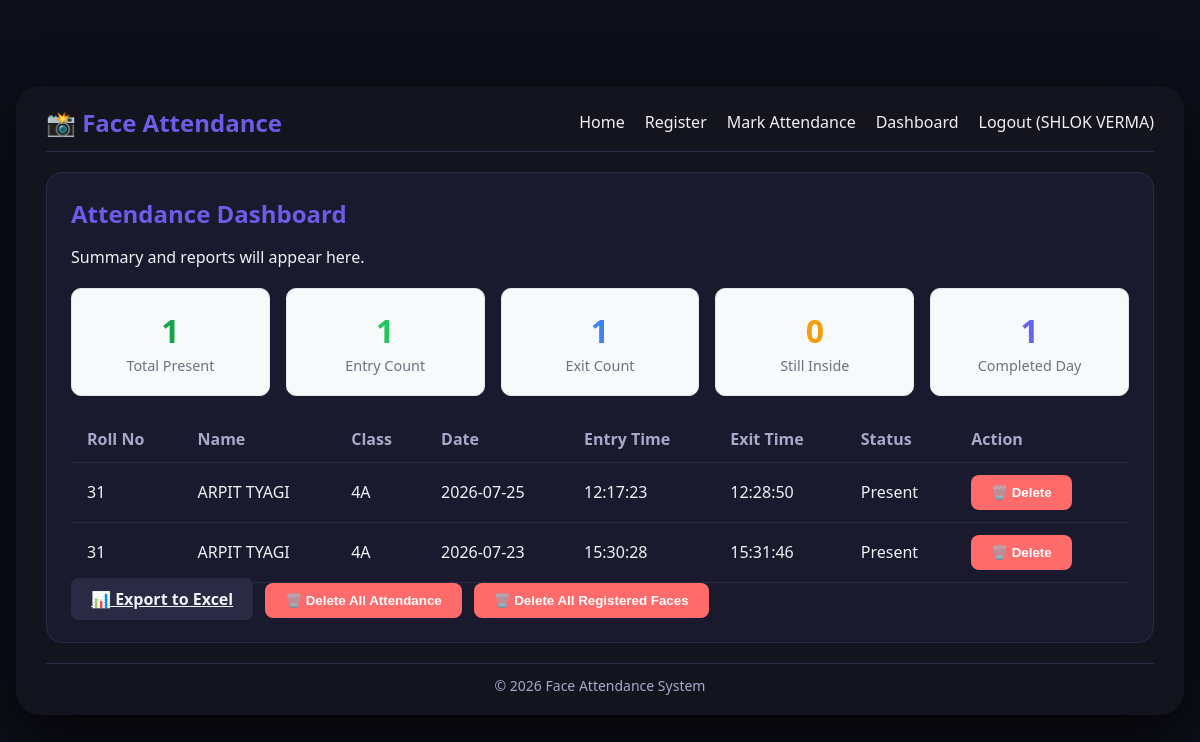
Page /dashboard (signed in) on the committed database.
### tables this page shows
CREATE TABLE attendance (
        id INTEGER PRIMARY KEY AUTOINCREMENT,
        student_id INTEGER NOT NULL,
        date DATE NOT NULL,
        entry_time TIME,
        exit_time TIME,
        status TEXT DEFAULT 'Present'
    );

CREATE TABLE students (
        id INTEGER PRIMARY KEY AUTOINCREMENT,
        name TEXT NOT NULL,
        roll_no TEXT UNIQUE NOT NULL,
        class TEXT NOT NULL,
        face_encoding BLOB NOT NULL
    );

### app.py (the view)
@app.route('/dashboard')
@login_required
def dashboard():
    conn = sqlite3.connect('database.db', timeout=10)
    c = conn.cursor()
    query = """
        SELECT attendance.id, students.name, students.roll_no, students.class,
               attendance.date, attendance.entry_time, attendance.exit_time, attendance.status
        FROM attendance
        JOIN students ON attendance.student_id = students.id
        ORDER BY attendance.date DESC, attendance.entry_time DESC
    """
    c.execute(query)
    records = c.fetchall()
    today = datetime.now().strftime('%Y-%m-%d')
    c.execute(
        'SELECT COUNT(DISTINCT student_id) FROM attendance WHERE date = ? AND entry_time IS NOT NULL',
        (today,)
    )
    total_present = c.fetchone()[0]
    c.execute(
        'SELECT COUNT(*) FROM attendance WHERE date = ? AND entry_time IS NOT NULL',
        (today,)
    )
    entry_count = c.fetchone()[0]
    c.execute(
        'SELECT COUNT(*) FROM attendance WHERE date = ? AND exit_time IS NOT NULL',
        (today,)
    )
    exit_count = c.fetchone()[0]
    c.execute(
        'SELECT COUNT(*) FROM attendance WHERE date = ? AND entry_time IS NOT NULL AND exit_time IS NULL',
        (today,)
    )
    still_inside = c.fetchone()[0]
    c.execute(
        'SELECT COUNT(*) FROM attendance WHERE date = ? AND entry_time IS NOT NULL AND exit_time IS NOT NULL',
        (today,)
    )
    completed_day = c.fetchone()[0]
    conn.close()
    stats = {
        'total_present': total_present,
        'entry_count': entry_count,
        'exit_count': exit_count,
        'still_inside': still_inside,
        'completed_day': completed_day,
    }
    return render_template('dashboard.html', records=records, stats=stats)

### app.py (called while the page is built)
def login_required(f):
    @wraps(f)
    def decorated(*args, **kwargs):
        if not session.get('logged_in'):
            return redirect(url_for('login'))
        return f(*args, **kwargs)
    return decorated

### templates/dashboard.html (shortened to what this page needs)
{% extends "base.html" %}
{% block content %}
<div class="card">
    <h2>Attendance Dashboard</h2>
    <p>Summary and reports will appear here.</p>
    <div class="stats-grid">
        <div class="stat-card stat-present">
            <h3>{{ stats.total_present }}</h3>
            <p>Total Present</p>
        </div>
        <div class="stat-card stat-entry">
            <h3>{{ stats.entry_count }}</h3>
            <p>Entry Count</p>
        </div>
        <div class="stat-card stat-exit">
            <h3>{{ stats.exit_count }}</h3>
            <p>Exit Count</p>
        </div>
        <div class="stat-card stat-inside">
            <h3>{{ stats.still_inside }}</h3>
            <p>Still Inside</p>
        </div>
        <div class="stat-card stat-completed">
            <h3>{{ stats.completed_day }}</h3>
            <p>Completed Day</p>
        </div>
    </div>
    <table>
        <thead>
            <tr>
                <th>Roll No</th>
                <th>Name</th>
                <th>Class</th>
                <th>Date</th>
                <th>Entry Time</th>
                <th>Exit Time</th>
                <th>Status</th>
                <th>Action</th>
            </tr>
        </thead>
        <tbody id="attendanceTableBody">
            {% if records %}
                {% for record in records %}
                <tr id="row-{{ record[0] }}">
                    <td>{{ record[2] }}</td>
                    <td>{{ record[1] }}</td>
                    <td>{{ record[3] }}</td>
                    <td>{{ record[4] }}</td>
                    <td>{{ record[5] if record[5] else '—' }}</td>
                    <td>{{ record[6] if record[6] else '—' }}</td>
                    <td>{{ record[7] }}</td>
                    <td>
                        <button class="btn danger delete-btn" data-id="{{ record[0] }}">🗑️ Delete</button>
                    </td>
                </tr>
                {% endfor %}
            {% else %}
                <tr><td colspan="8">No data yet.</td></tr>
            {% endif %}
        </tbody>
    </table>
    <a href="{{ url_for('export_attendance') }}" class="btn secondary">📊 Export to Excel</a>
    <button id="deleteAllBtn" class="btn danger">🗑️ Delete All Attendance</button>
    <button id="deleteAllStudentsBtn" class="btn danger">🗑️ Delete All Registered Faces</button>
</div>
{% endblock %}

### static/style.css (style rules this page uses)
:root { --bg: #0e0e1a; --panel: #14141e; --card: #1a1a2e; --border: #2a2a44; --text: #f0f0f5; --muted: #a8a8c8; --accent: #6c5ce7; --green: #0d2a0; --red: #ff6b6b; }
* { box-sizing: border-box; margin: 0; padding: 0; }
body { font-family: 'Segoe UI', Roboto, sans-serif; background: var(--bg); color: var(--text); min-height: 100vh; display: flex; align-items: center; justify-content: center; padding: 16px; }
.card { background: var(--card); border: 1px solid var(--border); border-radius: 16px; padding: 24px; margin-bottom: 20px; }
.card h2 { margin-bottom: 16px; color: var(--accent); }
.btn { padding: 10px 20px; border: none; border-radius: 8px; font-weight: 600; cursor: pointer; transition: 0.2s; margin-right: 8px; }
.btn.secondary { background: var(--border); color: var(--text); }
.btn.danger { background: var(--red); color: #fff; }
table { width: 100%; border-collapse: collapse; margin-top: 16px; }
table th, table td { padding: 12px 16px; border-bottom: 1px solid var(--border); text-align: left; }
table th { color: var(--muted); font-weight: 600; }
.stats-grid { display: grid; grid-template-columns: repeat(auto-fit, minmax(140px, 1fr)); gap: 16px; margin: 20px 0; }
.stat-card { padding: 20px; border-radius: 10px; text-align: center; background: #f8f9fa; border: 1px solid #e5e7eb; }
.stat-card h3 { font-size: 2rem; margin: 0 0 4px 0; }
.stat-card p { margin: 0; color: #6b7280; font-size: 0.9rem; }
.stat-present h3 { color: #16a34a; }
.stat-entry h3 { color: #22c55e; }
.stat-exit h3 { color: #3b82f6; }
.stat-inside h3 { color: #f59e0b; }
.stat-completed h3 { color: #6366f1; }

### rows in the picture
attendance: roll_no "31", name "ARPIT TYAGI", class "4A", date "2026-07-25", entry_time "12:17:23", exit_time "12:28:50", status "Present"
attendance: roll_no "31", name "ARPIT TYAGI", class "4A", date "2026-07-23", entry_time "15:30:28", exit_time "15:31:46", status "Present"

### other values in the picture
{{ session.get('username') }} "SHLOK VERMA"
{{ stats.total_present }} "1"
{{ stats.entry_count }} "1"
{{ stats.exit_count }} "1"
{{ stats.still_inside }} "0"
{{ stats.completed_day }} "1"
